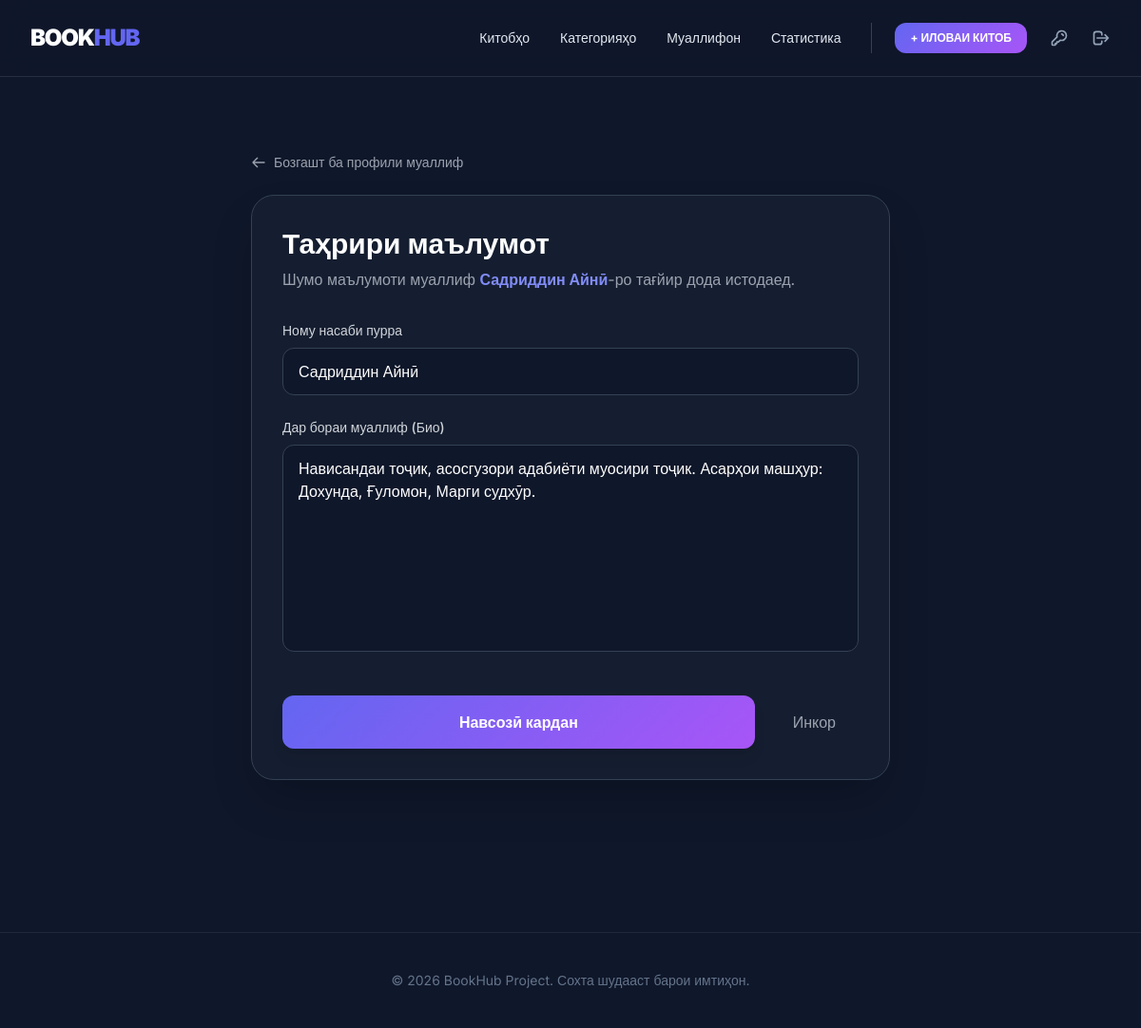
The page /update_author/1/ (signed in) on the database its author committed.
### app/models.py (models this page shows, shortened)
class Author(models.Model):
    full_name = models.CharField(max_length=50)
    bio = models.TextField()

### app/views.py (the view, shortened to what this page needs)
# urls.py: path('update_author/<int:id>/', update_author, name='update_author'),
def update_author(request, id):
    if not request.session.get('user_id'):
        return redirect('login')
    author = get_object_or_404(Author, id=id)
    return render(request, 'update_author.html', {'author': author})

### templates/update_author.html (shortened to what this page needs)
{% extends 'base.html' %}
{% block content %}
<div class="max-w-2xl mx-auto py-10">
    <a href="{% url 'detail_author' author.id %}" class="flex items-center text-sm text-gray-400 hover:text-indigo-400 transition mb-6 group">
        <svg xmlns="http://www.w3.org/2000/svg" class="h-4 w-4 mr-2 group-hover:-translate-x-1 transition-transform" fill="none" viewBox="0 0 24 24" stroke="currentColor">
            <path stroke-linecap="round" stroke-linejoin="round" stroke-width="2" d="M10 19l-7-7m0 0l7-7m-7 7h18" />
        </svg>
        Бозгашт ба профили муаллиф
    </a>
    <div class="bg-slate-800/40 border border-slate-700 rounded-3xl p-8 shadow-2xl relative">
        <div class="mb-8">
            <h1 class="text-3xl font-bold text-white">Таҳрири маълумот</h1>
            <p class="text-gray-400 mt-2">Шумо маълумоти муаллиф <span class="text-indigo-400 font-bold">{{ author.full_name }}</span>-ро тағйир дода истодаед.</p>
        </div>
        <form method="POST" class="space-y-6">
            <div>
                <label for="full_name" class="block text-sm font-medium text-gray-300 mb-2">Ному насаби пурра</label>
                <input type="text" name="full_name" id="full_name" required
                       value="{{ author.full_name }}"
                       class="w-full bg-slate-900 border border-slate-700 text-white rounded-xl px-4 py-3 focus:ring-2 focus:ring-indigo-500 outline-none transition">
            </div>
            <div>
                <label for="bio" class="block text-sm font-medium text-gray-300 mb-2">Дар бораи муаллиф (Био)</label>
                <textarea name="bio" id="bio" rows="8" required
                          class="w-full bg-slate-900 border border-slate-700 text-white rounded-xl px-4 py-3 focus:ring-2 focus:ring-indigo-500 outline-none transition resize-none">{{ author.bio }}</textarea>
            </div>
            <div class="flex items-center gap-4 pt-4">
                <button type="submit" class="flex-1 btn-premium py-4 rounded-xl font-bold text-white shadow-lg">
                    Навсозӣ кардан
                </button>
                <a href="{% url 'list_author' %}" class="px-6 py-4 text-gray-400 hover:text-white transition font-medium">
                    Инкор
                </a>
            </div>
        </form>
    </div>
</div>
{% endblock %}

### templates/base.html (style rules this page uses)
body { font-family: 'Inter', sans-serif; background-color: #0f172a; }
.btn-premium { background: linear-gradient(135deg, #6366f1 0%, #a855f7 100%); transition: all 0.3s ease; }

### rows shown on the page
Author: full_name "Садриддин Айнӣ", bio "Нависандаи тоҷик, асосгузори адабиёти муосири тоҷик. Асарҳои машҳур: Дохунда, Ғуломон, Марги судхӯр."
